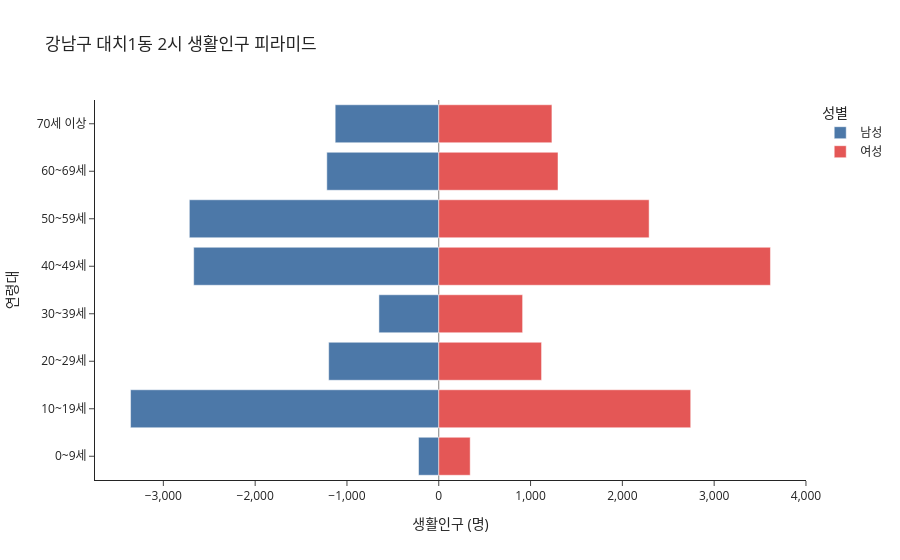

This figure's notebook cell:
### Code cell
# 서울의 대표적인 학군지인 강남구 대치1동, 오전 2시 생활인구 피라미드 : 10대와 부모세대인 40~50대 비중이 가장 높음
fig = plot_population_pyramid(
    SPOP_2025_ADM_age_mid,
    gu_name='강남구',
    dong_name='대치1동',
    hour=2
)

fig.show()
fig.write_html("html/2_6.html")

### Figure 1 — Plotly figure (JSON) as saved in the notebook; plotly's stock layout.template omitted (floating-point values rounded to 4 significant figures)
{"data": [{"hovertemplate": "성별=남성<br>생활인구 (명)=%{x}<br>연령대=%{y}<extra></extra>", "legendgroup": "남성", "marker": {"color": "#4C78A8", "pattern": {"shape": ""}}, "name": "남성", "orientation": "h", "showlegend": true, "textposition": "auto", "type": "bar", "x": [-220.3, -3357.0, -1199.0, -651.9, -2670.0, -2717.0, -1219.0, -1128.0], "xaxis": "x", "y": ["0~9세", "10~19세", "20~29세", "30~39세", "40~49세", "50~59세", "60~69세", "70세 이상"], "yaxis": "y"}, {"hovertemplate": "성별=여성<br>생활인구 (명)=%{x}<br>연령대=%{y}<extra></extra>", "legendgroup": "여성", "marker": {"color": "#E45756", "pattern": {"shape": ""}}, "name": "여성", "orientation": "h", "showlegend": true, "textposition": "auto", "type": "bar", "x": [342.4, 2745.0, 1120.0, 913.4, 3613.0, 2292.0, 1299.0, 1233.0], "xaxis": "x", "y": ["0~9세", "10~19세", "20~29세", "30~39세", "40~49세", "50~59세", "60~69세", "70세 이상"], "yaxis": "y"}], "layout": {"barmode": "relative", "legend": {"title": {"text": "성별"}, "tracegroupgap": 0}, "title": {"text": "강남구 대치1동 2시 생활인구 피라미드"}, "xaxis": {"anchor": "y", "domain": [0, 1], "tickformat": ",.0f", "title": {"text": "생활인구 (명)"}, "zeroline": true, "zerolinecolor": "gray"}, "yaxis": {"anchor": "x", "categoryarray": ["0~9세", "10~19세", "20~29세", "30~39세", "40~49세", "50~59세", "60~69세", "70세 이상"], "categoryorder": "array", "domain": [0, 1], "title": {"text": "연령대"}}}}
